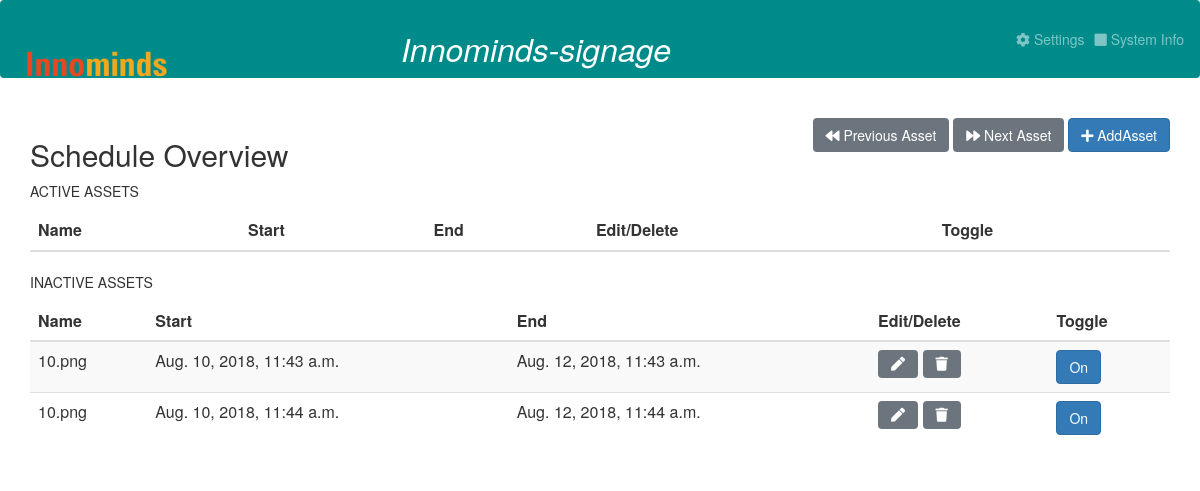
The app's page /, older data.
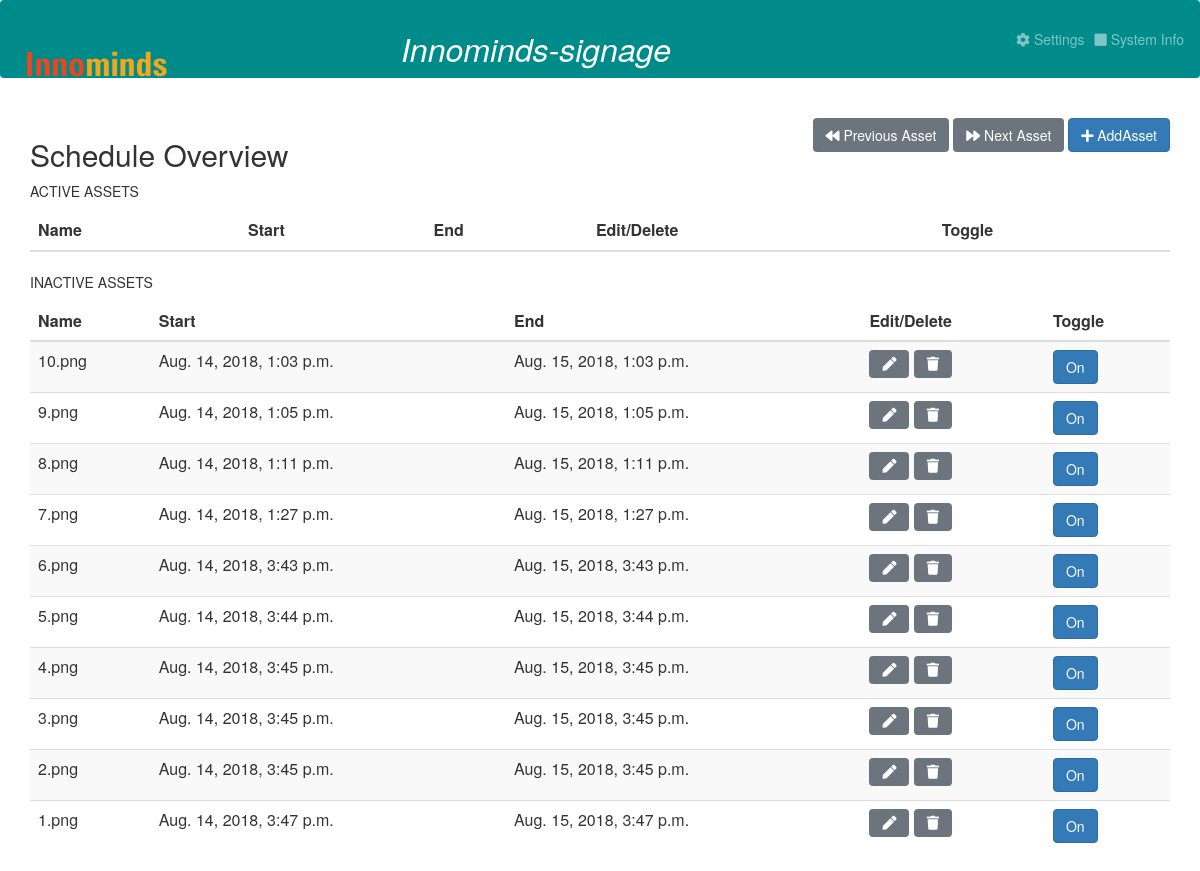
The same page, newer data.
### personal/models.py (models this page shows, shortened)
class Asset(models.Model):
    name = models.TextField()
    source = models.FileField(upload_to="uploads/", storage=default_storage)
    type: CharField = models.CharField(choices=asset_types, max_length=2)
    start_date = models.DateTimeField()
    active = models.BooleanField(default=False)
    end_date = models.DateTimeField()
    changed_time = models.DateTimeField(null=True)
    duration = models.IntegerField(default=15)

### personal/views.py (the view, shortened to what this page needs)
# urls.py: url(r'^$', Index.as_view(), name='index'),
class Index(View):
    def get(self, request):
        changed_time = Asset.changed_time
        query = Q(active=True, end_date__gte=datetime.datetime.now(), start_date__lte=datetime.datetime.now())
        inactive_assets = Asset.objects.exclude(query).order_by('id')
        active_assets = Asset.objects.filter(query).order_by('changed_time')
        asset_form = AddAssetForm()
        return render(request, 'personal/home.html', context={'asset_form': asset_form, 'active_assets': active_assets,
                                                              'inactive_assets': inactive_assets})

### personal/templates/personal/home.html (shortened to what this page needs)
{% extends "personal/base.html" %}

### personal/templates/personal/base.html (shortened to what this page needs)
{% load staticfiles %}
<html lang="en">
<head>
    <link rel="stylesheet" href="https://use.fontawesome.com/releases/v5.2.0/css/all.css">
</head>
<body>
<nav class="navbar navbar-expand-sm navbar-dark nav-custom-padding" style="background-color:#008B8B;">
        <a class="navbar-brand" href="#">
            <img src="{% static 'media/Innominds.png'%}" alt="image Not found" class="responsive-img"
                                          style='max-height:70px' id="innominds">
        </a>
    <div class="col-sm-7">
        <br>
        <center>
            <font size="+3" color="white"><i>Innominds-signage</i></font>
        </center>
    </div>
    <ul class="navbar-nav flex-row ml-md-auto d-none d-md-flex ">
        <li class="nav-item">
            <a class="nav-link" href="#">
                <i class="fas fa-cog"></i> Settings</a>
        </li>
        <li class="nav-item">
            <a class="nav-link" href="#">
                <i class="fas fa-square"></i> System Info</a>
        </li>
    </ul>
</nav>
<div class="container p-0">
    <br/>
    <div class="main-wrapper d-flex justify-content-between">
        <h2>Schedule Overview</h2>
        <div class="button-group">
            <button type="button" class="btn btn-secondary">
                <i class="fas fa-backward"></i> Previous Asset
            </button>
            <button type="button" class="btn btn-secondary">
                <i class="fas fa-forward"></i> Next Asset
            </button>
            <button type="button" class="btn btn-primary" data-toggle="modal" data-target="#AddAsset">
                <i class="fas fa-plus"></i> AddAsset
            </button>
        </div>
    </div>
    <p class="custom-table-heading">ACTIVE ASSETS</p>
    <table class="table table-striped">
        <thead>
        <tr>
            <th>Name</th>
            <th>Start</th>
            <th>End</th>
            <th>Edit/Delete</th>
            <th>Toggle</th>
        </tr>
        </thead>
        <body>
        </body>
    </table>
    <p class="custom-table-heading">INACTIVE ASSETS</p>
    <table class="table table-striped">
        <thead>
        <tr>
            <th>Name</th>
            <th>Start</th>
            <th>End</th>
            <th>Edit/Delete</th>
            <th>Toggle</th>
        </tr>
        </thead>
        <body>
        {% for data in inactive_assets %}
        <tr>
            <td>{{data.name}}</td>
            <td>{{data.start_date}}</td>
            <td>{{data.end_date}}</td>
            <td>
                <button type="button" class="btn btn-md btn-secondary editButton" id="{{ data.id }}" data-toggle="modal"
                        data-target="#edit_asset_model">
                    <i class="fas fa-pen"></i>
                </button>
                <button type="button" class="btn btn-md btn-secondary" onclick="deleteAsset({{data.id}})">
                    <i class="fas fa-trash"></i>
                </button>
            </td>
            <td>
                <button type="button" class="btn btn-md btn-primary" onclick="toggleMode({{data.id}}, 'active')"
                        data-toggle="button" aria-pressed="false" id="{{data.id}}">On</button>
            </td>
        </tr>
        {% endfor %}
        </body>
    </table>
</div>
<link rel="stylesheet" href="https://stackpath.bootstrapcdn.com/bootstrap/4.1.3/css/bootstrap.min.css">
<link rel="stylesheet" href="https://cdnjs.cloudflare.com/ajax/libs/twitter-bootstrap/3.3.7/css/bootstrap.min.css">
<link rel="stylesheet"
      href="https://cdnjs.cloudflare.com/ajax/libs/bootstrap-datetimepicker/4.7.14/css/bootstrap-datetimepicker.min.css">
</body>
</html>

Row changes from the older to the newer data that the page shows:
removed Asset: name "10.png", start_date "Aug. 10, 2018, 11:43 a.m.", end_date "Aug. 12, 2018, 11:43 a.m."
removed Asset: name "10.png", start_date "Aug. 10, 2018, 11:44 a.m.", end_date "Aug. 12, 2018, 11:44 a.m."
added Asset: name "10.png", start_date "Aug. 14, 2018, 1:03 p.m.", end_date "Aug. 15, 2018, 1:03 p.m."
added Asset: name "9.png", start_date "Aug. 14, 2018, 1:05 p.m.", end_date "Aug. 15, 2018, 1:05 p.m."
added Asset: name "8.png", start_date "Aug. 14, 2018, 1:11 p.m.", end_date "Aug. 15, 2018, 1:11 p.m."
added Asset: name "7.png", start_date "Aug. 14, 2018, 1:27 p.m.", end_date "Aug. 15, 2018, 1:27 p.m."
added Asset: name "6.png", start_date "Aug. 14, 2018, 3:43 p.m.", end_date "Aug. 15, 2018, 3:43 p.m."
added Asset: name "5.png", start_date "Aug. 14, 2018, 3:44 p.m.", end_date "Aug. 15, 2018, 3:44 p.m."
added Asset: name "4.png", start_date "Aug. 14, 2018, 3:45 p.m.", end_date "Aug. 15, 2018, 3:45 p.m."
added Asset: name "3.png", start_date "Aug. 14, 2018, 3:45 p.m.", end_date "Aug. 15, 2018, 3:45 p.m."
added Asset: name "2.png", start_date "Aug. 14, 2018, 3:45 p.m.", end_date "Aug. 15, 2018, 3:45 p.m."
added Asset: name "1.png", start_date "Aug. 14, 2018, 3:47 p.m.", end_date "Aug. 15, 2018, 3:47 p.m."
